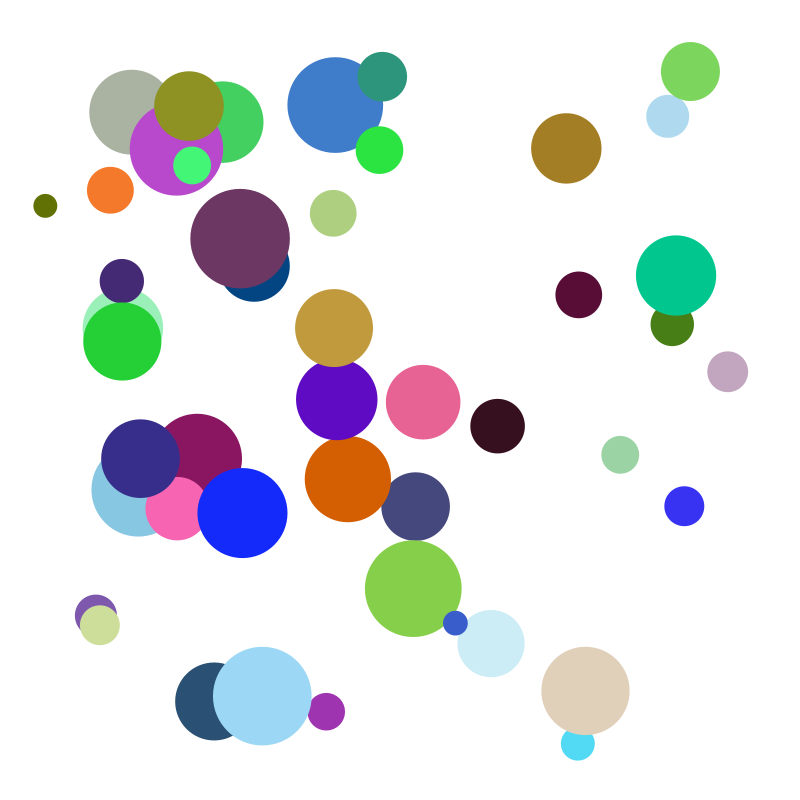
Frame 1 (no input)
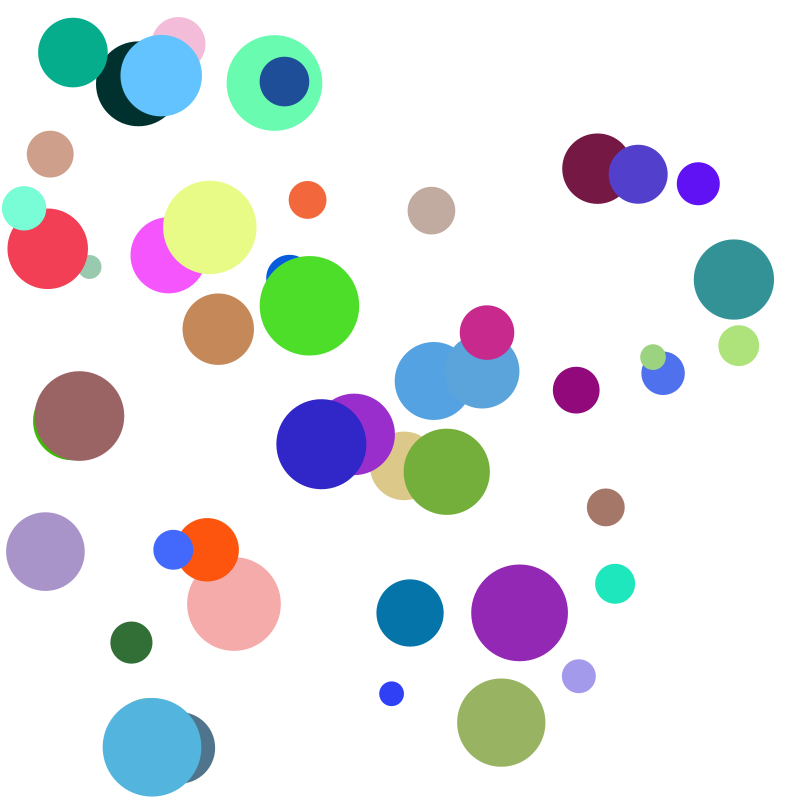
Frame 60 (the mouse pressed at the canvas centre just before this capture)
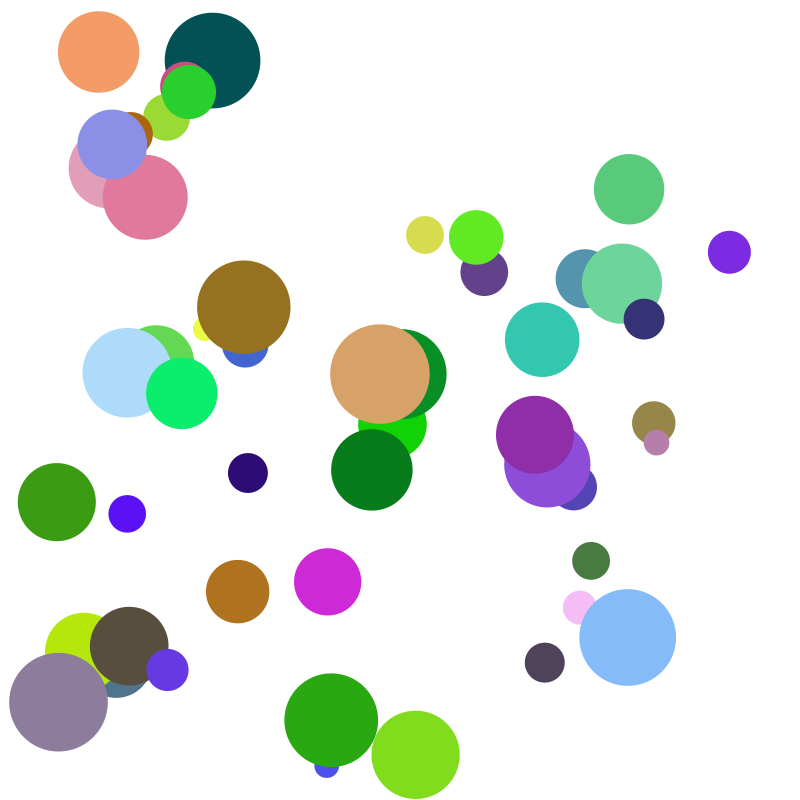
Frame 120 (the mouse held since frame 60 and released just before this capture)

The Processing sketch that drew these frames (run headless with seeded random() and noise(); from frame 60 on, the mouse is pressed at the canvas centre):

// Processing sketch: ball_collision
// ── ball_collision.pde
Ball [] balls;

void setup() {
  size(800, 800);

  balls = new Ball[50];
  for(int i=0; i<balls.length; i++){
    balls[i] = new Ball();  
  }
}

void draw() {

  background(255);

  //for(Ball b : balls){
  for (int i=0; i < balls.length; i++) {    
    for(int j=0; j < balls.length; j++){
        if(j == i) break;
        
        balls[i].collide(balls[j]);
    }
    
    balls[i].update();
    balls[i].render();
  }
}

// ── Ball.pde
class Ball{
  
  float x, y, dia;
  
  float speedX, speedY;
  color col;
 
  Ball(){
    
    dia = random(20, 100);
    x = random(dia, width-dia);
    y = random(dia, height-dia);
    speedX = random(-2, 2);
    speedY = random(-2, 2);
    
    col = color(random(0, 255), random(0, 255), random(0,255));
  }
  
  void update(){
    
    wallCollision();
    
    x += speedX;
    y += speedY;
    
  }
  
  void render(){
    noStroke();
    fill(col);
    circle(x, y, dia);
  }
  
  void wallCollision(){
    
    if(x - dia/2 <= 0 || x+dia/2 >=width){
      
      speedX *= -1;  
    }
    
    if(y-dia/2<=0 || y +dia/2 >= height){
      speedY *= -1;  
    }
    
  }
  
  void collide(Ball b){
    
    if((b.dia+dia)/2 <= dist(b.x, b.y, x, y)){
        col = color(random(0, 255), random(0, 255), random(0,255));
    } 
  }
}
